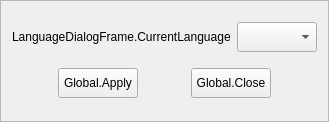
<?xml version="1.0" encoding="UTF-8"?>
<ui version="4.0">
 <class>LanguageDialogFrame</class>
 <widget class="QFrame" name="LanguageDialogFrame">
  <property name="geometry">
   <rect>
    <x>0</x>
    <y>0</y>
    <width>310</width>
    <height>122</height>
   </rect>
  </property>
  <property name="windowTitle">
   <string>Frame</string>
  </property>
  <property name="frameShape">
   <enum>QFrame::StyledPanel</enum>
  </property>
  <property name="frameShadow">
   <enum>QFrame::Raised</enum>
  </property>
  <layout class="QVBoxLayout" name="verticalLayout">
   <item>
    <layout class="QHBoxLayout" name="horizontalLayout">
     <item>
      <widget class="QLabel" name="label">
       <property name="text">
        <string>LanguageDialogFrame.CurrentLanguage</string>
       </property>
      </widget>
     </item>
     <item>
      <widget class="QComboBox" name="combLanguages">
       <property name="minimumSize">
        <size>
         <width>80</width>
         <height>30</height>
        </size>
       </property>
      </widget>
     </item>
    </layout>
   </item>
   <item>
    <layout class="QHBoxLayout" name="horizontalLayout_2">
     <item>
      <spacer name="horizontalSpacer_2">
       <property name="orientation">
        <enum>Qt::Horizontal</enum>
       </property>
       <property name="sizeHint" stdset="0">
        <size>
         <width>40</width>
         <height>20</height>
        </size>
       </property>
      </spacer>
     </item>
     <item>
      <widget class="QPushButton" name="buttonApply">
       <property name="minimumSize">
        <size>
         <width>80</width>
         <height>30</height>
        </size>
       </property>
       <property name="text">
        <string>Global.Apply</string>
       </property>
      </widget>
     </item>
     <item>
      <spacer name="horizontalSpacer">
       <property name="orientation">
        <enum>Qt::Horizontal</enum>
       </property>
       <property name="sizeHint" stdset="0">
        <size>
         <width>40</width>
         <height>20</height>
        </size>
       </property>
      </spacer>
     </item>
     <item>
      <widget class="QPushButton" name="buttonClose">
       <property name="minimumSize">
        <size>
         <width>80</width>
         <height>30</height>
        </size>
       </property>
       <property name="text">
        <string>Global.Close</string>
       </property>
      </widget>
     </item>
     <item>
      <spacer name="horizontalSpacer_3">
       <property name="orientation">
        <enum>Qt::Horizontal</enum>
       </property>
       <property name="sizeHint" stdset="0">
        <size>
         <width>40</width>
         <height>20</height>
        </size>
       </property>
      </spacer>
     </item>
    </layout>
   </item>
  </layout>
 </widget>
 <resources/>
 <connections/>
</ui>
